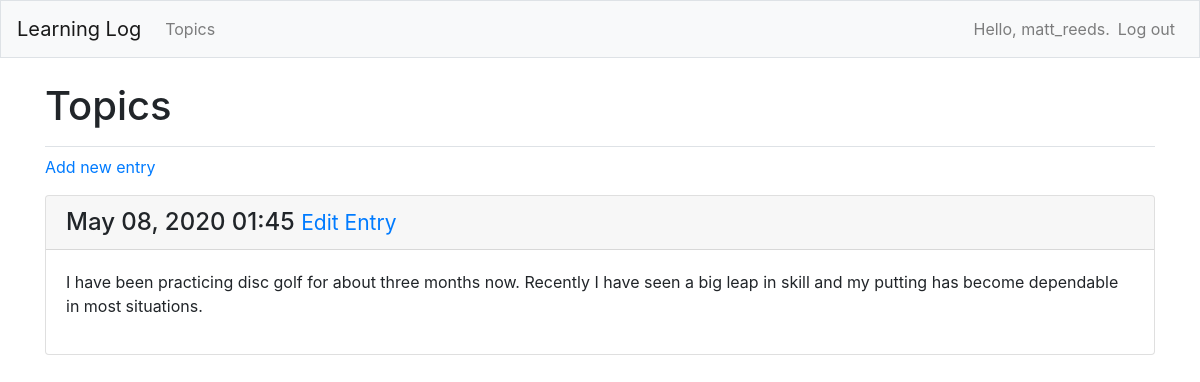
The page /topics/2/ (signed in) on the database its author committed.
### learning_logs/models.py (models this page shows, shortened)
class Entry(models.Model):
    topic = models.ForeignKey(Topic, on_delete=models.CASCADE)
    text = models.TextField()
    date_added = models.DateTimeField(auto_now_add=True)
    class Meta:
        verbose_name_plural = 'entries'

### learning_logs/views.py (the view)
# urls.py: path('topics/<int:topic_id>/', views.topic, name='topic'),
@login_required
def topic(request, topic_id):
    topic = Topic.objects.get(id=topic_id)
    if topic.owner != request.user:
        raise Http404
    entries = topic.entry_set.order_by('-date_added')
    context = {'topic': topic, 'entries': entries}
    return render(request, 'learning_logs/topic.html', context)

### learning_logs/templates/learning_logs/topic.html (shortened to what this page needs)
{% extends 'learning_logs/base.html' %}
{% block page_header %}
    <h1>Topics</h1>
{% endblock page_header %}
{% block content %}
<p>
    <a href="{% url 'learning_logs:new_entry' topic.id %}">Add new entry</a>
{% for entry in entries %}
<div class="card mb-3">
    <h4 class="card-header">
        {{entry.date_added|date:'M d, Y H:i'}}
        <small><a href="{% url 'learning_logs:edit_entry' entry.id %}">Edit Entry</a></small>
    </h4>
    <div class="card-body">
        {{entry.text|linebreaks}}
    </div>
</div>
    {% empty %}
    <li>There are no entries for this topic yet.</li>
    {% endfor %}
{% endblock content %}

### learning_logs/templates/learning_logs/base.html (shortened to what this page needs)
{% load bootstrap4 %}
<!doctype html>
<html lang='en'>
    <head>
        {% bootstrap_css %}
    </head>
    <body>
        <nav class="navbar navbar-expand-md navbar-light bg-light mb-4 border">
                <a class="navbar-brand" href="{% url 'learning_logs:index' %}">
                    Learning Log</a>
            <div class="collapse navbar-collapse" id="navbarCollapse">
                <ul class="navbar-nav mr-auto">
                    <li class="nav-item">
                        <a class="nav-link" href="{% url 'learning_logs:topics' %}">
                            Topics
                        </a>
                    </li>
                </ul>
                <ul class="navbar-nav ml-auto">
                    {% if user.is_authenticated %}
                        <li class="nav-item">
                            <span class="navbar-text"}">Hello, {{ user.username }}.</span>
                        </li>
                        <li class="nav-item">
                            <a class="nav-link" href="{% url 'users:logout' %}">Log out</a>
                        </li>
                    {% endif %}
                </ul>
            </div>
        </nav>
        <main role="main" class="container">
            <div class="pb-2 mb-2 border-bottom">
                {% block page_header %} {% endblock page_header %}
            </div>
            <div>
                {% block content %} {% endblock content %}
            </div>
        </main>
    </body>
</html>

### rows shown on the page
Entry: date_added "May 08, 2020 01:45", text "I have been practicing disc golf for about three months now. Recently I have seen a big leap in skill and my putting has become dependable in most situations."

### other values the page prints
{{ user.username }} "matt_reeds"
